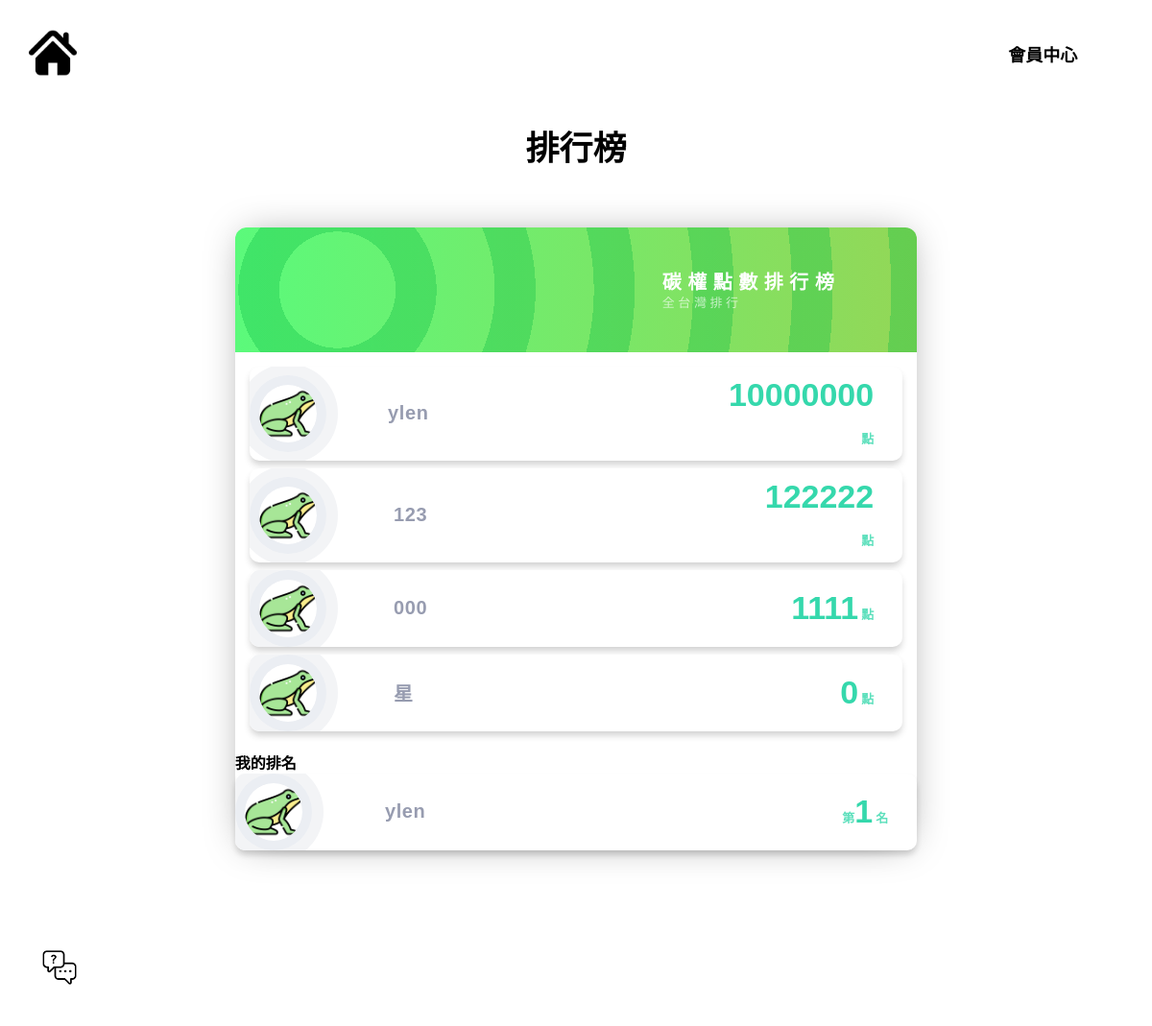
The page /rank (signed in) on the database as committed earlier.
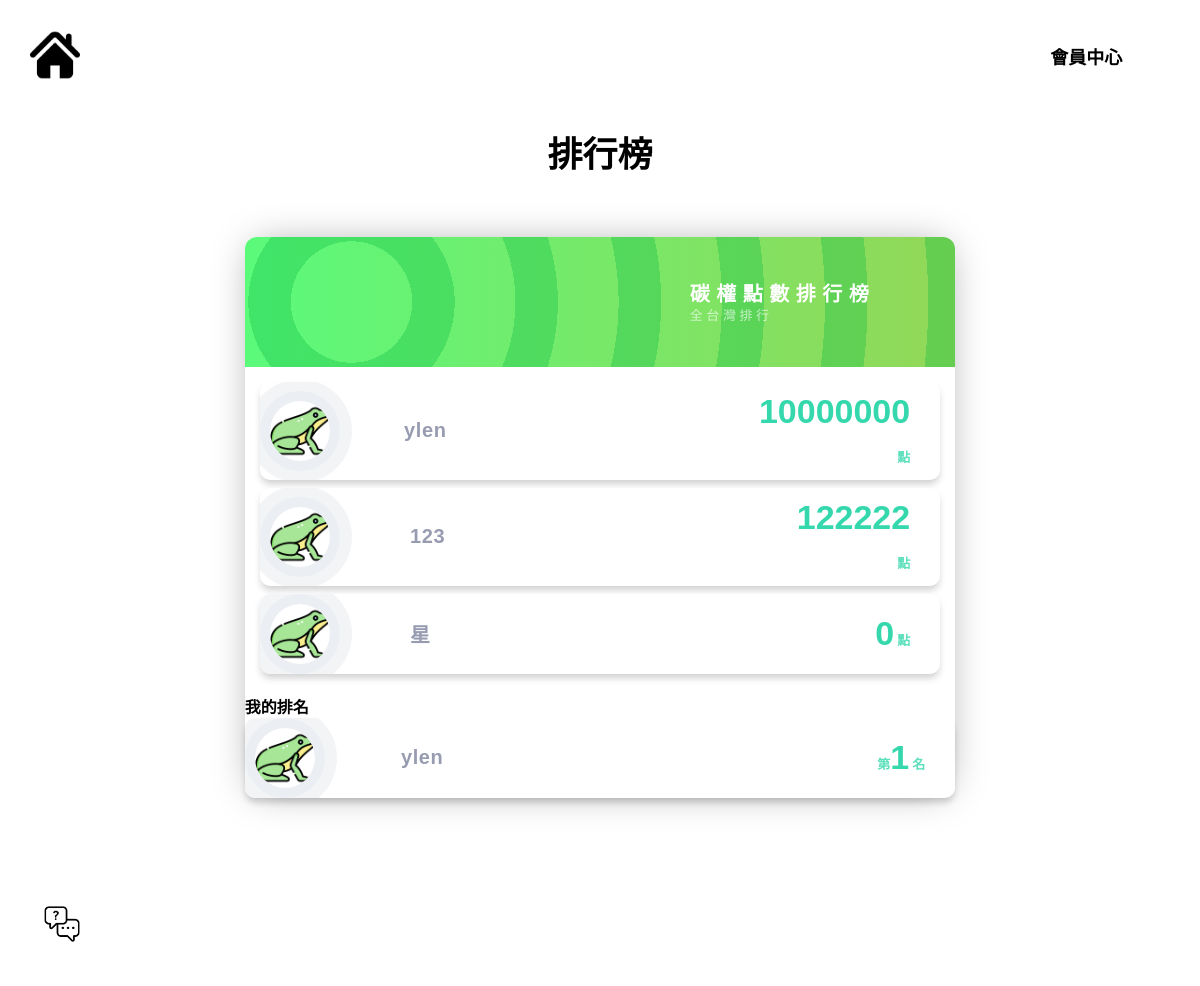
The same page on the database as committed later.
### myapp/models.py (models this page shows)
class userdata(models.Model):
        NAME = models.CharField('使用者名稱',max_length=20, null=False)
        PHONE = models.CharField('手機',max_length=10, null=False)
        PASSWORD = models.CharField('密碼',max_length=20, null=False)
        NICKNAME = models.CharField('暱稱',max_length=20,blank=True)
        POINT = models.IntegerField('點數',blank=True,default=0)
        IDCARD = models.CharField('身分證字號',max_length=10,blank=True)

### myapp/views.py (the view)
# urls.py: path('rank',views.rank)
def rank(request):
    username=request.session.get('username')
    ranking_list=userdata.objects.all().order_by('-POINT')
    rank = ranking_list.filter(POINT__gt=ranking_list.get(NAME=username).POINT).count() + 1
    return render(request,'leaderboard.html',locals())

### templates/leaderboard.html (shortened to what this page needs)
<!DOCTYPE html>
<html lang="en">
<head>
</head>
<link rel="stylesheet" href="../static/css/leaderboard.css">
<link rel="stylesheet" href="../static/css/signin.css">
<body style="background-image: url(../static/images/earth2.jpg);">
  <header class="heading">
    <div>
        <a href="http://127.0.0.1:8000/login/index"><img class="previous" src="../static/images/home-icon-silhouette.png"></a>
    </div>
    <div>
        <a class="mem" href="">會員中心</a>
    </div>
</header>
        <div style="margin-top: 8%;" class="signtit1">
            <p>排行榜</p>
        </div>
        <article class="leaderboard">
            <header class="lheader">
              <h1 class="leaderboard__title"><span class="leaderboard__title--top">碳權點數排行榜</span><span class="leaderboard__title--bottom">全台灣排行</span></h1>
            </header>
            <main class="leaderboard__profiles">
              {% for ranking in ranking_list %}
              <div class="leaderboard__profile">
                <img src="../static/images/amphibian.png" alt="123" class="leaderboard__picture">
                <span class="leaderboard__name">{{ranking.NAME}}</span>
                <span class="leaderboard__value">{{ranking.POINT}}<span>點</span></span>
              </div>
              {% endfor %}
            </main>
              我的排名<br>
              <div class="leaderboard__profile">
                <img src="../static/images/amphibian.png" alt="012" class="leaderboard__picture">
                <span class="leaderboard__name">{{username}}</span>
                <span class="leaderboard__value"><span>第</span>{{rank}}<span>名</span></span>
              </div>
        </article>
    <div class="problem">
        <a href=""><img style="width: 100%;" src="../static/images/customer-service.png"></a>
    </div>
</body>
</html>

### static/css/leaderboard.css (style rules this page uses)
.leaderboard { max-width: 60%; width: 100%; border-radius: 12px; margin-top: 5%; margin-left: 20%; }
.lheader { --start: 15%; height: 130px; background-image: repeating-radial-gradient(circle at var(--start), transparent 0%, transparent 10%, rgba(8, 186, 67, 0.33) 10%, rgba(8, 186, 67, 0.33) 17%), linear-gradient(to right, #5bfa7b, #93d757); color: #fff; position: relative; border-radius: 12px 12px 0 0; overflow: hidden; }
.lheader .leaderboard__title { position: absolute; z-index: 2; top: 50%; right: calc(var(--start) * .75); transform: translateY(-50%); text-transform: uppercase; margin: 0; }
.lheader .leaderboard__title span { display: block; }
.lheader .leaderboard__title--top { font-size: 20px; font-weight: 700; letter-spacing: 6.5px; }
.lheader .leaderboard__title--bottom { font-size: 13px; font-weight: 500; letter-spacing: 3.55px; opacity: .65; transform: translateY(-2px); }
.leaderboard__profiles { background-color: #fff; border-radius: 0 0 12px 12px; padding: 15px 15px 20px; display: grid; row-gap: 8px; }
.leaderboard__profile { display: grid; grid-template-columns: 1fr 3fr 1fr; align-items: center; padding: 10px 30px 10px 10px; overflow: hidden; border-radius: 10px; box-shadow: 0 5px 7px -1px rgba(51, 51, 51, 0.23); cursor: pointer; transition: transform 0.25s cubic-bezier(0.7, 0.98, 0.86, 0.98), box-shadow 0.25s cubic-bezier(0.7, 0.98, 0.86, 0.98); background-color: #fff; }
.leaderboard__picture { max-width: 100%; width: 60px; border-radius: 50%; box-shadow: 0 0 0 10px #ebeef3, 0 0 0 22px #f3f4f6; }
.leaderboard__name { color: #979cb0; font-weight: 600; font-size: 20px; letter-spacing: 0.64px; margin-left: 12px; }
.leaderboard__value { color: #35d8ac; font-weight: 700; font-size: 34px; text-align: right; }
.leaderboard__value > span { opacity: .8; font-weight: 600; font-size: 13px; margin-left: 3px; }
body { font-family: 'Source Sans Pro', sans-serif; }
.leaderboard { box-shadow: 0 0 40px -10px rgba(0, 0, 0, 0.4); }

### static/css/signin.css (style rules this page uses)
body { background-size:cover; font-weight: bold; background-position: center; background-attachment: fixed; }
.heading { font-size: 18px; padding: 1%; font-weight: bolder; }
.mem { float: right; margin: 2%; margin-right: 5%; color: black; text-decoration: none; }
p { margin: 0px; }
.previous { margin: 10px; margin-right: 30px; width: 50px; float: left; }
article { margin: 20%; margin-top: 5%; }
.signtit1 { text-align: center; font-size:35px; animation: chage 3s ; color: rgb(0, 0, 0); margin-top: 1%; }
.problem { background-color: rgb(255, 255, 255); border-radius: 50%; padding: 1%; width: 3%; text-align: center; position: fixed; bottom: 5%; margin: 2%; transition-duration: 1s; }

Rows that differ between the two databases and show on the page:
removed userdata: NAME "000", POINT "1111"
